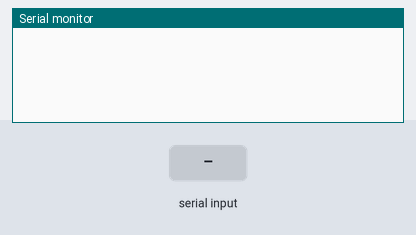
Recording of a sketch running on a simulated Arduino Mega 2560, built with avr-gcc and run on an emulated ATmega2560. On the bench: the last lines printed to the serial monitor. Inputs (shaded band) come from the test bench.

Above: at 1.2 s.
1.3 s: "30P3\n" received over the second serial link
At 1.9 s:
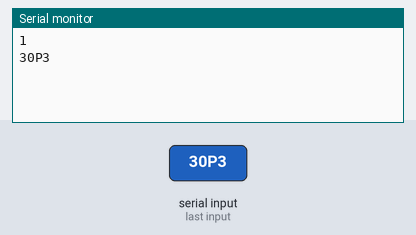
2.8 s: "35P3\n" received over the second serial link
At 4.2 s:
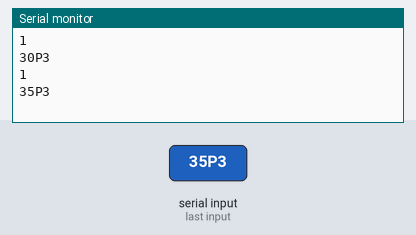

The sketch:

serial_communicator_test.ino
```cpp
String inputString = "";         // a string to hold incoming data
boolean stringComplete = false;  // whether the string is complete
String commandString = "";

void setup() {
  // put your setup code here, to run once:
  Serial.begin(9600);
  Serial1.begin(9600);
}

void loop() {
  // put your main code here, to run repeatedly:
  if (stringComplete)
  {

    stringComplete = false;
    getCommand();

    if (commandString.equals("30P3"))
    {
  //    Serial.print("30P3");
    }
    else if (commandString.equals("35P3"))
    {
//      Serial.print("35P3");
    }

    Serial.println(inputString);
    inputString = "";
    Serial.println(inputString);
  }
}

void getCommand()
{
  if (inputString.length() > 0)
  {
    commandString = inputString.substring(1, 5);
  }
}

void serialEvent1() {
  while (Serial1.available()) {
    char inChar = (char)Serial1.read();
   // Serial.println(inChar);
    inputString += inChar;
    if (inChar == '\n') {
      stringComplete = true;
    Serial.println(stringComplete);
    }
  }
}
```

Measured:
- after the input at 1.3 s, the serial monitor: prints a new line at once (image 1)
- after the input at 2.8 s, the serial monitor: prints a new line at once (image 2)
